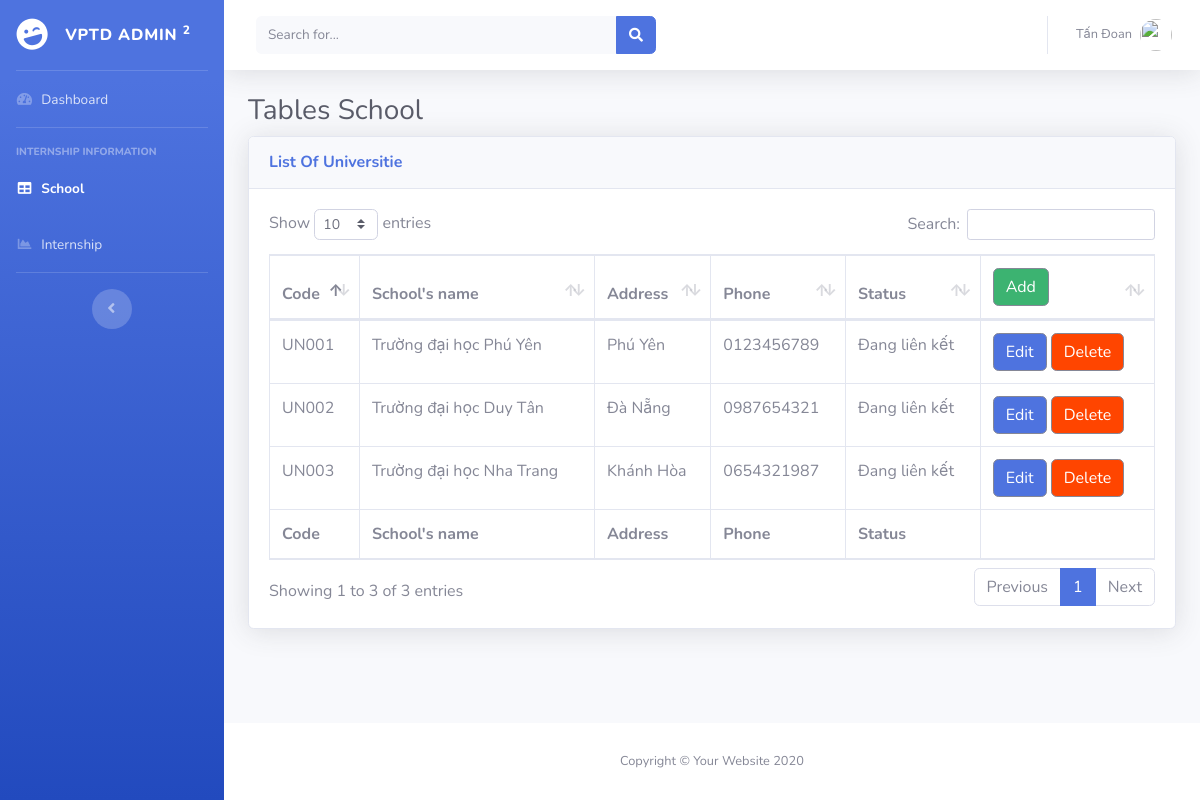
Screenshot of /Internship/school.php (signed in) with the database file from the repository.
### tables this page shows
CREATE TABLE `school` (
  `id` int(11) NOT NULL,
  `codeschool` varchar(256) NOT NULL,
  `nameschool` varchar(256) NOT NULL,
  `address` varchar(256) NOT NULL,
  `phone` int(10) NOT NULL,
  `status` int(1) NOT NULL
);

### Internship/login/null.php (called while the page is built, shortened)
<?php
    if(isset($_SESSION["users"])){
            $fullname =  $_SESSION['users']['fullname'];
            $image    =  $_SESSION['users']['img'];
            $roleID    =  $_SESSION['users']['roleid'];
    }else{
            header('Location: 404.php');
            exit;
    }
?>

### Internship/database/database.php (called while the page is built, shortened)
<?php
    $db = new database(HOST, DB_USER, DB_PASSWORD, DB_NAME);
    class database {
        public $connection;
        function __construct($host, $db_user, $db_pass, $db_name){
            $this->connection = new mysqli($host, $db_user, $db_pass, $db_name);
        }
        function getData($sql){
            $result = $this->connection->query($sql);
            $data = [];
            if($result->num_rows > 0){
                while($row = $result->fetch_assoc()){
                    $data[] = $row;
                }
            }
            return $data;
        }
    }
?>

### Internship/school.php (the view, shortened to what this page needs)
<?php
	require_once('./database/database.php');
    require_once('./login/null.php');
?>
<?php
	$sqlschool = "SELECT * FROM school WHERE status = '1'";
	$resultschool = $db->getData($sqlschool);
?>
<!DOCTYPE html>
<html lang="en">
<head>
    <link href="vendor/fontawesome-free/css/all.min.css" rel="stylesheet" type="text/css">
    <link href="css/sb-admin-2.min.css" rel="stylesheet">
    <link href="vendor/datatables/dataTables.bootstrap4.min.css" rel="stylesheet">
</head>
<body id="page-top">
    <div id="wrapper">
        <ul class="navbar-nav bg-gradient-primary sidebar sidebar-dark accordion" id="accordionSidebar">
            <a class="sidebar-brand d-flex align-items-center justify-content-center" href="home.php">
                <div class="sidebar-brand-icon rotate-n-15">
                    <i class="fas fa-laugh-wink"></i>
                </div>
                <div class="sidebar-brand-text mx-3">VPTD Admin <sup>2</sup></div>
            </a>
            <hr class="sidebar-divider my-0">
            <li class="nav-item">
                <a class="nav-link" href="home.php">
                    <i class="fas fa-fw fa-tachometer-alt"></i>
                    <span>Dashboard</span></a>
            </li>
            <hr class="sidebar-divider">
            <?php
                if($roleID ==1){
            ?>
                    <div class="sidebar-heading">
                        ADMIN
                    </div>
                    <li class="nav-item">
                        <a class="nav-link collapsed" href="#" data-toggle="collapse" data-target="#collapseTwo"
                            aria-expanded="true" aria-controls="collapseTwo">
                            <i class="fas fa-fw fa-cog"></i>
                            <span>Admin</span>
                        </a>
                        <div id="collapseTwo" class="collapse" aria-labelledby="headingTwo" data-parent="#accordionSidebar">
                            <div class="bg-white py-2 collapse-inner rounded">
                                <h6 class="collapse-header">Manager</h6>
                                <a class="collapse-item" href="account.php">Account</a>
                            </div>
                        </div>
                    </li>
                    <hr class="sidebar-divider">
                    <div class="sidebar-heading">
                        Internship information
                    </div>
                    <li class="nav-item active">
                        <a class="nav-link" href="school.php">
                            <i class="fas fa-fw fa-table"></i>
                            <span>School</span></a>
                    </li>
                    <li class="nav-item">
                        <a class="nav-link" href="internship.php">
                            <i class="fas fa-fw fa-chart-area"></i>
                            <span>Internship</span></a>
                    </li>
                    <hr class="sidebar-divider d-none d-md-block">
                    <div class="text-center d-none d-md-inline">
                        <button class="rounded-circle border-0" id="sidebarToggle"></button>
                    </div>
                </ul>
            <?php }else{?>
                    <div class="sidebar-heading">
                        Internship information
                    </div>
                    <li class="nav-item active">
                        <a class="nav-link" href="school.php">
                            <i class="fas fa-fw fa-table"></i>
                            <span>School</span></a>
                    </li>
                    <li class="nav-item">
                        <a class="nav-link" href="internship.php">
                            <i class="fas fa-fw fa-chart-area"></i>
                            <span>Internship</span></a>
                    </li>
                    <hr class="sidebar-divider d-none d-md-block">
                    <div class="text-center d-none d-md-inline">
                        <button class="rounded-circle border-0" id="sidebarToggle"></button>
                    </div>
                </ul>
            <?php } ?>
        <div id="content-wrapper" class="d-flex flex-column">
            <div id="content">
                <nav class="navbar navbar-expand navbar-light bg-white topbar mb-4 static-top shadow">
                    <form method="POST" action=""
                        class="d-none d-sm-inline-block form-inline mr-auto ml-md-3 my-2 my-md-0 mw-100 navbar-search">
                        <div class="input-group">
                            <input name="timkiem" type="text" class="form-control bg-light border-0 small" placeholder="Search for..."
                                aria-label="Search" aria-describedby="basic-addon2">
                            <div class="input-group-append">
                                <button type="submit" name="btn_timkiem" class="btn btn-primary" type="button">
                                    <i class="fas fa-search fa-sm"></i>
                                </button>
                            </div>
                        </div>
                    </form>
                    <ul class="navbar-nav ml-auto">
                        <li class="nav-item dropdown no-arrow">
                            <a class="nav-link dropdown-toggle" href="#" id="userDropdown" role="button"
                                data-toggle="dropdown" aria-haspopup="true" aria-expanded="false">
                                <span class="mr-2 d-none d-lg-inline text-gray-600 small"><?php echo $fullname;?></span>
                                <img class="img-profile rounded-circle"
                                    src="./upload/<?php echo $image;?>">
                            </a>
                        </li>
                    </ul>
                </nav>
                <div class="container-fluid">
                    <h1 class="h3 mb-2 text-gray-800">Tables School</h1>
                    <div class="card shadow mb-4">
                        <div class="card-header py-3">
                            <h6 class="m-0 font-weight-bold text-primary">List Of Universitie</h6>
                        </div>
                        <div class="card-body">
                            <div class="table-responsive">
                                <table class="table table-bordered" id="dataTable" width="100%" cellspacing="0">
                                    <thead>
                                        <tr>
                                            <th>Code</th>
                                            <th>School's name</th>
                                            <th>Address</th>
                                            <th>Phone</th>
                                            <th>Status</th>
                                            <th>
                                                <a href="./school/addschool.php"><button class="btn btn-secondary" type="button" data-dismiss="modal" style="background-color: mediumseagreen;">Add</button></a>
                                            </th>
                                        </tr>
                                    </thead>
                                    <tfoot>
                                        <tr>
                                            <th>Code</th>
                                            <th>School's name</th>
                                            <th>Address</th>
                                            <th>Phone</th>
                                            <th>Status</th>
                                            <th></th>
                                        </tr>
                                    </tfoot>
                                    <tbody>
                                        <?php
                                            foreach($resultschool as $rowschool){
                                        ?>
                                        <tr>
                                            <td><?php echo $rowschool['codeschool'];?></td>
                                            <td><?php echo $rowschool['nameschool'];?></td>
                                            <td><?php echo $rowschool['address'];?></td>
                                            <td><?php echo "0".$rowschool['phone'];?></td>
                                            <?php
                                                $statuss = $rowschool['status'];
                                                if($statuss == 1){?>
                                                    <td><?php echo "Đang liên kết";?></td>
                                                <?php }else{?>
                                                    <td><?php echo "Ngừng liên kết";?></td>
                                            <?php } ?>
                                            <td>
                                                <button class="btn btn-secondary" style="background-color: #4e73df;" type="button" data-dismiss="modal"><a style="color: white;" href="./school/editschool.php?id=<?php echo $rowschool['id'];?>">Edit</a></button>
                                                <button class="btn btn-secondary" style="background-color: orangered; color: white;" type="button" data-dismiss="modal">
                                                    <a style="color: white;" href="./school/deleteschool.php?id=<?php echo $rowschool['id'];?>"
								                        onclick="return window.confirm('Bạn có muốn xóa <?php echo $rowschool['nameschool'];?> không?');">
										        Delete</button>
                                            </td>
                                        </tr>
                                        <?php }?>
                                    </tbody>
                                </table>
                            </div>
                        </div>
                    </div>
                </div>
            </div>
            <footer class="sticky-footer bg-white">
                <div class="container my-auto">
                    <div class="copyright text-center my-auto">
                        <span>Copyright &copy; Your Website 2020</span>
                    </div>
                </div>
            </footer>
        </div>
    </div>
</body>
</html>

### rows the page displays
school: codeschool "UN001", nameschool "Trường đại học Phú Yên", address "Phú Yên", phone "123456789", status "Đang liên kết"
school: codeschool "UN002", nameschool "Trường đại học Duy Tân", address "Đà Nẵng", phone "987654321", status "Đang liên kết"
school: codeschool "UN003", nameschool "Trường đại học Nha Trang", address "Khánh Hòa", phone "654321987", status "Đang liên kết"

### other values shown
$fullname "Tấn Đoan"
